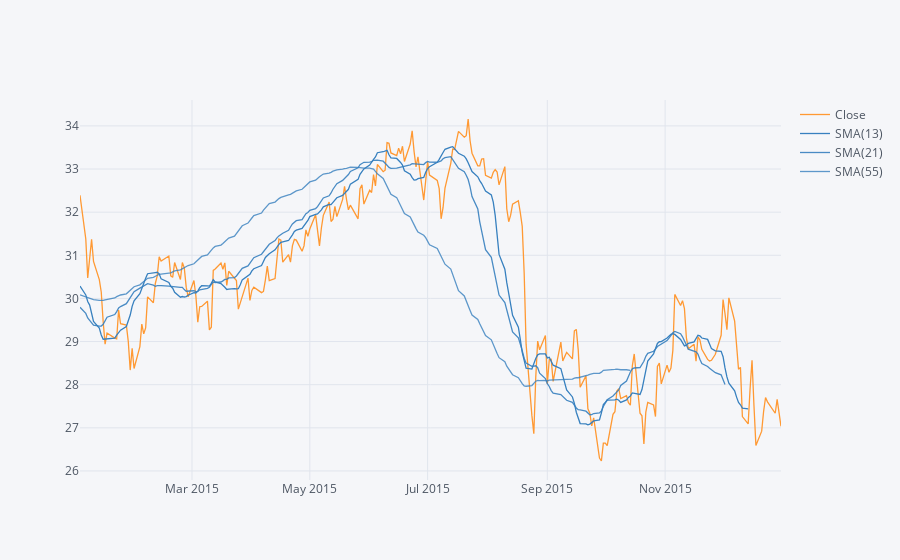

Source (notebook cell):
### Code cell
MS['Close'].loc['2015-01-01':'2016-01-01'].ta_plot(study='sma',periods=[13,21,55],title='Simple Moving Averages')

### Figure 1 — Plotly figure (JSON) as saved in the notebook; plotly's stock layout.template omitted (floating-point values rounded to 4 significant figures; data arrays with more than 128 entries replaced by an {"elided": "..."} marker saying what was removed)
{"data": [{"line": {"color": "rgba(255, 153, 51, 1.0)", "dash": "solid", "shape": "linear", "width": 1.3}, "mode": "lines", "name": "Close", "text": "", "type": "scatter", "x": {"elided": "252 str values"}, "y": {"elided": "252 float values"}}, {"line": {"color": "rgba(55, 128, 191, 1.0)", "dash": "solid", "shape": "linear", "width": 1.3}, "mode": "lines", "name": "SMA(13)", "text": "", "type": "scatter", "x": {"elided": "252 str values"}, "y": {"elided": "252 mixed values"}}, {"line": {"color": "rgba(55, 128, 191, 0.8999999999999999)", "dash": "solid", "shape": "linear", "width": 1.3}, "mode": "lines", "name": "SMA(21)", "text": "", "type": "scatter", "x": {"elided": "252 str values"}, "y": {"elided": "252 mixed values"}}, {"line": {"color": "rgba(55, 128, 191, 0.7999999999999998)", "dash": "solid", "shape": "linear", "width": 1.3}, "mode": "lines", "name": "SMA(55)", "text": "", "type": "scatter", "x": {"elided": "252 str values"}, "y": {"elided": "252 mixed values"}}], "layout": {"legend": {"bgcolor": "#F5F6F9", "font": {"color": "#4D5663"}}, "paper_bgcolor": "#F5F6F9", "plot_bgcolor": "#F5F6F9", "title": {"font": {"color": "#4D5663"}}, "xaxis": {"gridcolor": "#E1E5ED", "showgrid": true, "tickfont": {"color": "#4D5663"}, "title": {"font": {"color": "#4D5663"}, "text": ""}, "zerolinecolor": "#E1E5ED"}, "yaxis": {"gridcolor": "#E1E5ED", "showgrid": true, "tickfont": {"color": "#4D5663"}, "title": {"font": {"color": "#4D5663"}, "text": ""}, "zerolinecolor": "#E1E5ED"}}}
